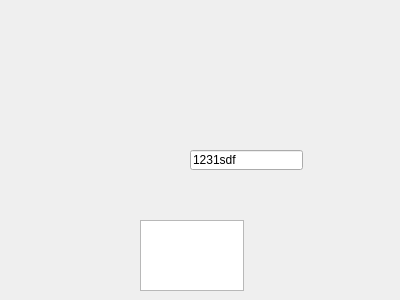
<?xml version="1.0" encoding="UTF-8"?>
<ui version="4.0">
 <class>Game_widget</class>
 <widget class="QWidget" name="Game_widget">
  <property name="geometry">
   <rect>
    <x>0</x>
    <y>0</y>
    <width>400</width>
    <height>300</height>
   </rect>
  </property>
  <property name="windowTitle">
   <string>Game_widget</string>
  </property>
  <widget class="QLineEdit" name="lineEdit">
   <property name="geometry">
    <rect>
     <x>190</x>
     <y>150</y>
     <width>113</width>
     <height>20</height>
    </rect>
   </property>
   <property name="text">
    <string>1231sdf</string>
   </property>
  </widget>
  <widget class="QTextEdit" name="textEdit">
   <property name="geometry">
    <rect>
     <x>140</x>
     <y>220</y>
     <width>104</width>
     <height>71</height>
    </rect>
   </property>
  </widget>
 </widget>
 <layoutdefault spacing="6" margin="11"/>
 <resources/>
 <connections/>
</ui>
